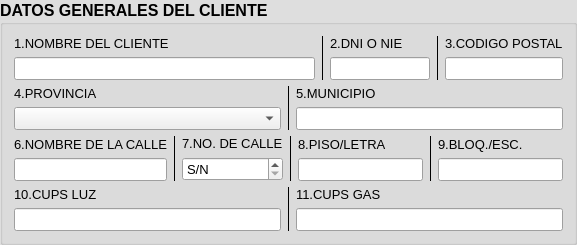
                 <widget class="QGroupBox" name="gBDatosGeneralesCliente_2">
                  <property name="minimumSize">
                   <size>
                    <width>0</width>
                    <height>0</height>
                   </size>
                  </property>
                  <property name="palette">
                   <palette>
                    <active>
                     <colorrole role="Window">
                      <brush brushstyle="SolidPattern">
                       <color alpha="255">
                        <red>222</red>
                        <green>222</green>
                        <blue>222</blue>
                       </color>
                      </brush>
                     </colorrole>
                     <colorrole role="AlternateBase">
                      <brush brushstyle="SolidPattern">
                       <color alpha="255">
                        <red>222</red>
                        <green>222</green>
                        <blue>222</blue>
                       </color>
                      </brush>
                     </colorrole>
                    </active>
                    <inactive>
                     <colorrole role="Window">
                      <brush brushstyle="SolidPattern">
                       <color alpha="255">
                        <red>222</red>
                        <green>222</green>
                        <blue>222</blue>
                       </color>
                      </brush>
                     </colorrole>
                     <colorrole role="AlternateBase">
                      <brush brushstyle="SolidPattern">
                       <color alpha="255">
                        <red>222</red>
                        <green>222</green>
                        <blue>222</blue>
                       </color>
                      </brush>
                     </colorrole>
                    </inactive>
                    <disabled>
                     <colorrole role="Base">
                      <brush brushstyle="SolidPattern">
                       <color alpha="255">
                        <red>222</red>
                        <green>222</green>
                        <blue>222</blue>
                       </color>
                      </brush>
                     </colorrole>
                     <colorrole role="Window">
                      <brush brushstyle="SolidPattern">
                       <color alpha="255">
                        <red>222</red>
                        <green>222</green>
                        <blue>222</blue>
                       </color>
                      </brush>
                     </colorrole>
                     <colorrole role="AlternateBase">
                      <brush brushstyle="SolidPattern">
                       <color alpha="255">
                        <red>222</red>
                        <green>222</green>
                        <blue>222</blue>
                       </color>
                      </brush>
                     </colorrole>
                    </disabled>
                   </palette>
                  </property>
                  <property name="font">
                   <font>
                    <family>Arial</family>
                    <pointsize>12</pointsize>
                    <bold>true</bold>
                   </font>
                  </property>
                  <property name="title">
                   <string>DATOS GENERALES DEL CLIENTE</string>
                  </property>
                  <layout class="QVBoxLayout" name="verticalLayout_5">
                   <item>
                    <layout class="QHBoxLayout" name="horizontalLayout_21" stretch="60,0,20,0,20">
                     <item>
                      <layout class="QVBoxLayout" name="verticalLayout_37">
                       <item>
                        <widget class="QLabel" name="qLNombreCliente_2">
                         <property name="font">
                          <font>
                           <family>Arial</family>
                           <pointsize>10</pointsize>
                           <italic>false</italic>
                           <bold>false</bold>
                          </font>
                         </property>
                         <property name="text">
                          <string>1.NOMBRE DEL CLIENTE</string>
                         </property>
                         <property name="buddy">
                          <cstring>txtDNI</cstring>
                         </property>
                        </widget>
                       </item>
                       <item>
                        <widget class="QLineEdit" name="lENombreCliente_2">
                         <property name="font">
                          <font>
                           <family>Arial</family>
                           <pointsize>10</pointsize>
                           <bold>false</bold>
                          </font>
                         </property>
                        </widget>
                       </item>
                      </layout>
                     </item>
                     <item>
                      <widget class="Line" name="line_10">
                       <property name="frameShadow">
                        <enum>QFrame::Shadow::Plain</enum>
                       </property>
                       <property name="lineWidth">
                        <number>1</number>
                       </property>
                       <property name="midLineWidth">
                        <number>8</number>
                       </property>
                       <property name="orientation">
                        <enum>Qt::Orientation::Vertical</enum>
                       </property>
                      </widget>
                     </item>
                     <item>
                      <layout class="QVBoxLayout" name="verticalLayout_39">
                       <item>
                        <widget class="QLabel" name="lblDNI_NIE_6">
                         <property name="font">
                          <font>
                           <family>Arial</family>
                           <pointsize>10</pointsize>
                           <italic>false</italic>
                           <bold>false</bold>
                          </font>
                         </property>
                         <property name="text">
                          <string>2.DNI O NIE</string>
                         </property>
                         <property name="buddy">
                          <cstring>txtDNI</cstring>
                         </property>
                        </widget>
                       </item>
                       <item>
                        <widget class="QLineEdit" name="lEDNI_2">
                         <property name="font">
                          <font>
                           <family>Arial</family>
                           <pointsize>10</pointsize>
                           <bold>false</bold>
                          </font>
                         </property>
                         <property name="maxLength">
                          <number>9</number>
                         </property>
                        </widget>
                       </item>
                      </layout>
                     </item>
                     <item>
                      <widget class="Line" name="line_21">
                       <property name="frameShadow">
                        <enum>QFrame::Shadow::Plain</enum>
                       </property>
                       <property name="lineWidth">
                        <number>1</number>
                       </property>
                       <property name="midLineWidth">
                        <number>8</number>
                       </property>
                       <property name="orientation">
                        <enum>Qt::Orientation::Vertical</enum>
                       </property>
                      </widget>
                     </item>
                     <item>
                      <layout class="QVBoxLayout" name="verticalLayout_40">
                       <item>
                        <widget class="QLabel" name="lblDNI_NIE_7">
                         <property name="font">
                          <font>
                           <family>Arial</family>
                           <pointsize>10</pointsize>
                           <italic>false</italic>
                           <bold>false</bold>
                          </font>
                         </property>
                         <property name="text">
                          <string>3.CODIGO POSTAL</string>
                         </property>
                         <property name="buddy">
                          <cstring>txtDNI</cstring>
                         </property>
                        </widget>
                       </item>
                       <item>
                        <widget class="QLineEdit" name="lECodigoPostal_2">
                         <property name="font">
                          <font>
                           <family>Arial</family>
                           <pointsize>10</pointsize>
                           <bold>false</bold>
                          </font>
                         </property>
                         <property name="inputMask">
                          <string>99999</string>
                         </property>
                         <property name="clearButtonEnabled">
                          <bool>true</bool>
                         </property>
                        </widget>
                       </item>
                      </layout>
                     </item>
                    </layout>
                   </item>
                   <item>
                    <layout class="QHBoxLayout" name="horizontalLayout_22" stretch="50,0,50">
                     <property name="bottomMargin">
                      <number>0</number>
                     </property>
                     <item>
                      <layout class="QVBoxLayout" name="verticalLayout_41">
                       <property name="bottomMargin">
                        <number>0</number>
                       </property>
                       <item>
                        <widget class="QLabel" name="lblProvincia_19">
                         <property name="font">
                          <font>
                           <family>Arial</family>
                           <pointsize>10</pointsize>
                           <italic>false</italic>
                           <bold>false</bold>
                          </font>
                         </property>
                         <property name="text">
                          <string>4.PROVINCIA</string>
                         </property>
                         <property name="buddy">
                          <cstring>cmbProvincia</cstring>
                         </property>
                        </widget>
                       </item>
                       <item>
                        <widget class="QComboBox" name="cmbProvincia_2">
                         <property name="maximumSize">
                          <size>
                           <width>16777215</width>
                           <height>16777215</height>
                          </size>
                         </property>
                         <property name="font">
                          <font>
                           <family>Arial</family>
                           <pointsize>10</pointsize>
                           <bold>false</bold>
                          </font>
                         </property>
                         <property name="focusPolicy">
                          <enum>Qt::FocusPolicy::TabFocus</enum>
                         </property>
                        </widget>
                       </item>
                      </layout>
                     </item>
                     <item>
                      <widget class="Line" name="line_22">
                       <property name="frameShadow">
                        <enum>QFrame::Shadow::Plain</enum>
                       </property>
                       <property name="lineWidth">
                        <number>1</number>
                       </property>
                       <property name="midLineWidth">
                        <number>8</number>
                       </property>
                       <property name="orientation">
                        <enum>Qt::Orientation::Vertical</enum>
                       </property>
                      </widget>
                     </item>
                     <item>
                      <layout class="QVBoxLayout" name="verticalLayout_44">
                       <property name="bottomMargin">
                        <number>0</number>
                       </property>
                       <item>
                        <widget class="QLabel" name="lblProvincia_20">
                         <property name="font">
                          <font>
                           <family>Arial</family>
                           <pointsize>10</pointsize>
                           <italic>false</italic>
                           <bold>false</bold>
                          </font>
                         </property>
                         <property name="text">
                          <string>5.MUNICIPIO</string>
                         </property>
                         <property name="buddy">
                          <cstring>cmbProvincia</cstring>
                         </property>
                        </widget>
                       </item>
                       <item>
                        <widget class="QLineEdit" name="lEMunicipio_2">
                         <property name="font">
                          <font>
                           <family>Arial</family>
                           <pointsize>10</pointsize>
                           <bold>false</bold>
                          </font>
                         </property>
                        </widget>
                       </item>
                      </layout>
                     </item>
                    </layout>
                   </item>
                   <item>
                    <layout class="QHBoxLayout" name="horizontalLayout_23" stretch="40,0,0,0,0,0,0">
                     <property name="bottomMargin">
                      <number>0</number>
                     </property>
                     <item>
                      <layout class="QVBoxLayout" name="verticalLayout_45">
                       <property name="bottomMargin">
                        <number>0</number>
                       </property>
                       <item>
                        <widget class="QLabel" name="lblProvincia_21">
                         <property name="font">
                          <font>
                           <family>Arial</family>
                           <pointsize>10</pointsize>
                           <italic>false</italic>
                           <bold>false</bold>
                          </font>
                         </property>
                         <property name="text">
                          <string>6.NOMBRE DE LA CALLE</string>
                         </property>
                         <property name="buddy">
                          <cstring>cmbProvincia</cstring>
                         </property>
                        </widget>
                       </item>
                       <item>
                        <widget class="QLineEdit" name="lENombreCalle_2">
                         <property name="font">
                          <font>
                           <family>Arial</family>
                           <pointsize>10</pointsize>
                           <bold>false</bold>
                          </font>
                         </property>
                        </widget>
                       </item>
                      </layout>
                     </item>
                     <item>
                      <widget class="Line" name="line_23">
                       <property name="frameShadow">
                        <enum>QFrame::Shadow::Plain</enum>
                       </property>
                       <property name="lineWidth">
                        <number>1</number>
                       </property>
                       <property name="midLineWidth">
                        <number>8</number>
                       </property>
                       <property name="orientation">
                        <enum>Qt::Orientation::Vertical</enum>
                       </property>
                      </widget>
                     </item>
                     <item>
                      <layout class="QVBoxLayout" name="verticalLayout_46">
                       <property name="bottomMargin">
                        <number>0</number>
                       </property>
                       <item>
                        <widget class="QLabel" name="lblProvincia_22">
                         <property name="font">
                          <font>
                           <family>Arial</family>
                           <pointsize>10</pointsize>
                           <italic>false</italic>
                           <bold>false</bold>
                          </font>
                         </property>
                         <property name="text">
                          <string>7.NO. DE CALLE</string>
                         </property>
                         <property name="buddy">
                          <cstring>cmbProvincia</cstring>
                         </property>
                        </widget>
                       </item>
                       <item>
                        <widget class="QSpinBox" name="sBNumeroDeLaCalle_2">
                         <property name="font">
                          <font>
                           <family>Arial</family>
                           <pointsize>10</pointsize>
                           <bold>false</bold>
                          </font>
                         </property>
                         <property name="focusPolicy">
                          <enum>Qt::FocusPolicy::TabFocus</enum>
                         </property>
                         <property name="inputMethodHints">
                          <set>Qt::InputMethodHint::ImhDigitsOnly</set>
                         </property>
                         <property name="frame">
                          <bool>true</bool>
                         </property>
                         <property name="buttonSymbols">
                          <enum>QAbstractSpinBox::ButtonSymbols::UpDownArrows</enum>
                         </property>
                         <property name="specialValueText">
                          <string>S/N</string>
                         </property>
                         <property name="keyboardTracking">
                          <bool>true</bool>
                         </property>
                         <property name="maximum">
                          <number>999</number>
                         </property>
                         <property name="stepType">
                          <enum>QAbstractSpinBox::StepType::DefaultStepType</enum>
                         </property>
                        </widget>
                       </item>
                      </layout>
                     </item>
                     <item>
                      <widget class="Line" name="line_24">
                       <property name="frameShadow">
                        <enum>QFrame::Shadow::Plain</enum>
                       </property>
                       <property name="lineWidth">
                        <number>1</number>
                       </property>
                       <property name="midLineWidth">
                        <number>8</number>
                       </property>
                       <property name="orientation">
                        <enum>Qt::Orientation::Vertical</enum>
                       </property>
                      </widget>
                     </item>
                     <item>
                      <layout class="QVBoxLayout" name="verticalLayout_48">
                       <property name="bottomMargin">
                        <number>0</number>
                       </property>
                       <item>
                        <widget class="QLabel" name="lblProvincia_23">
                         <property name="font">
                          <font>
                           <family>Arial</family>
                           <pointsize>10</pointsize>
                           <italic>false</italic>
                           <bold>false</bold>
                          </font>
                         </property>
                         <property name="text">
                          <string>8.PISO/LETRA</string>
                         </property>
                         <property name="buddy">
                          <cstring>cmbProvincia</cstring>
                         </property>
                        </widget>
                       </item>
                       <item>
                        <widget class="QLineEdit" name="lEPisoYLetra_2">
                         <property name="font">
                          <font>
                           <family>Arial</family>
                           <pointsize>10</pointsize>
                           <bold>false</bold>
                          </font>
                         </property>
                        </widget>
                       </item>
                      </layout>
                     </item>
                     <item>
                      <widget class="Line" name="line_25">
                       <property name="frameShadow">
                        <enum>QFrame::Shadow::Plain</enum>
                       </property>
                       <property name="lineWidth">
                        <number>1</number>
                       </property>
                       <property name="midLineWidth">
                        <number>8</number>
                       </property>
                       <property name="orientation">
                        <enum>Qt::Orientation::Vertical</enum>
                       </property>
                      </widget>
                     </item>
                     <item>
                      <layout class="QVBoxLayout" name="verticalLayout_49">
                       <property name="bottomMargin">
                        <number>0</number>
                       </property>
                       <item>
                        <widget class="QLabel" name="lblProvincia_24">
                         <property name="font">
                          <font>
                           <family>Arial</family>
                           <pointsize>10</pointsize>
                           <italic>false</italic>
                           <bold>false</bold>
                          </font>
                         </property>
                         <property name="text">
                          <string>9.BLOQ./ESC.</string>
                         </property>
                         <property name="buddy">
                          <cstring>cmbProvincia</cstring>
                         </property>
                        </widget>
                       </item>
                       <item>
                        <widget class="QLineEdit" name="lEBloqueOEscalera_2">
                         <property name="font">
                          <font>
                           <family>Arial</family>
                           <pointsize>10</pointsize>
                           <bold>false</bold>
                          </font>
                         </property>
                        </widget>
                       </item>
                      </layout>
                     </item>
                    </layout>
                   </item>
                   <item>
                    <layout class="QHBoxLayout" name="horizontalLayout_24" stretch="50,0,50">
                     <property name="bottomMargin">
                      <number>0</number>
                     </property>
                     <item>
                      <layout class="QVBoxLayout" name="verticalLayout_50">
                       <property name="bottomMargin">
                        <number>0</number>
                       </property>
                       <item>
                        <widget class="QLabel" name="lblProvincia_25">
                         <property name="font">
                          <font>
                           <family>Arial</family>
                           <pointsize>10</pointsize>
                           <italic>false</italic>
                           <bold>false</bold>
                          </font>
                         </property>
                         <property name="text">
                          <string>10.CUPS LUZ</string>
                         </property>
                         <property name="buddy">
                          <cstring>cmbProvincia</cstring>
                         </property>
                        </widget>
                       </item>
                       <item>
                        <widget class="QLineEdit" name="lECUPS_Luz_2">
                         <property name="font">
                          <font>
                           <family>Arial</family>
                           <pointsize>10</pointsize>
                           <bold>false</bold>
                          </font>
                         </property>
                        </widget>
                       </item>
                      </layout>
                     </item>
                     <item>
                      <widget class="Line" name="line_26">
                       <property name="frameShadow">
                        <enum>QFrame::Shadow::Plain</enum>
                       </property>
                       <property name="lineWidth">
                        <number>1</number>
                       </property>
                       <property name="midLineWidth">
                        <number>8</number>
                       </property>
                       <property name="orientation">
                        <enum>Qt::Orientation::Vertical</enum>
                       </property>
                      </widget>
                     </item>
                     <item>
                      <layout class="QVBoxLayout" name="verticalLayout_51">
                       <property name="bottomMargin">
                        <number>0</number>
                       </property>
                       <item>
                        <widget class="QLabel" name="lblProvincia_26">
                         <property name="font">
                          <font>
                           <family>Arial</family>
                           <pointsize>10</pointsize>
                           <italic>false</italic>
                           <bold>false</bold>
                          </font>
                         </property>
                         <property name="text">
                          <string>11.CUPS GAS</string>
                         </property>
                         <property name="buddy">
                          <cstring>cmbProvincia</cstring>
                         </property>
                        </widget>
                       </item>
                       <item>
                        <widget class="QLineEdit" name="lECUPS_Gas_2">
                         <property name="font">
                          <font>
                           <family>Arial</family>
                           <pointsize>10</pointsize>
                           <bold>false</bold>
                          </font>
                         </property>
                        </widget>
                       </item>
                      </layout>
                     </item>
                    </layout>
                   </item>
                  </layout>
                 </widget>
